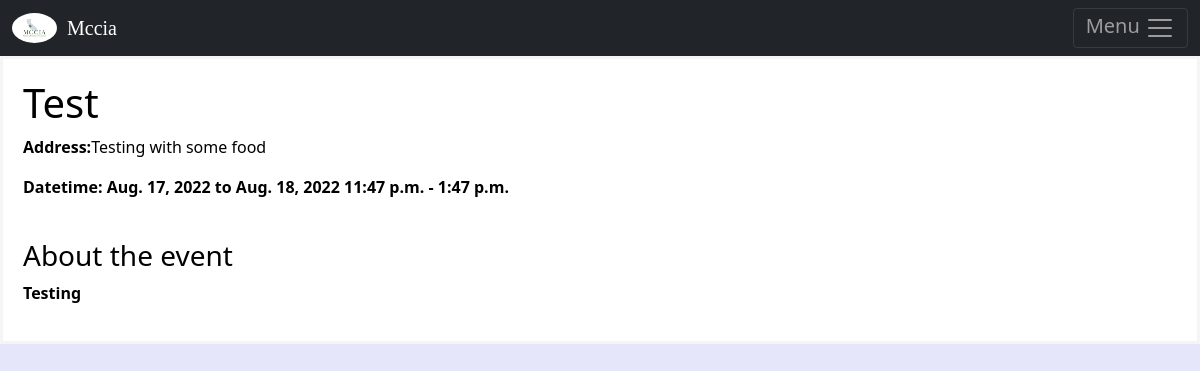
/eventdetails-4, run on an earlier commit of the app's database.
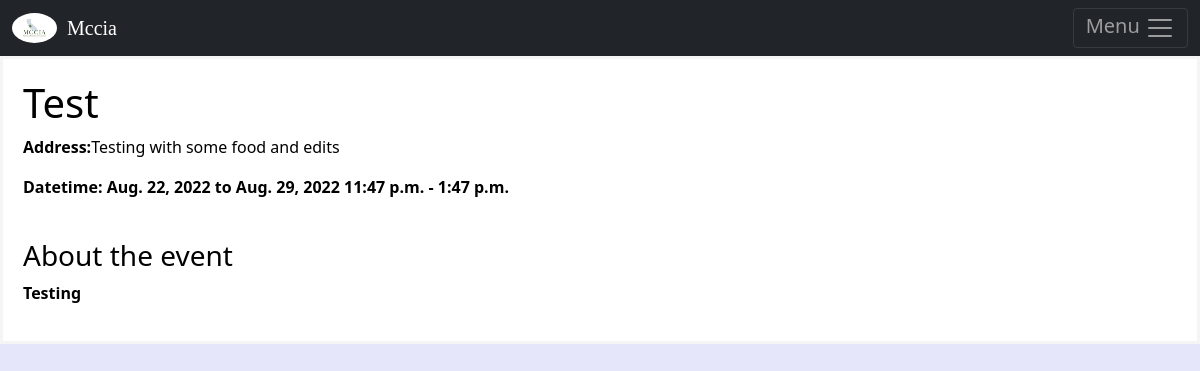
And on a later commit of the database.
### mapeventApp/models.py (models this page shows, shortened)
class AddEvent(models.Model):
		event = models.CharField(max_length=122)
		info = models.TextField()
		eventaddress = models.TextField()
		fromdate = models.DateField(max_length=122)
		todate= models.DateField(max_length=122)
		fromtime = models.TimeField()
		totime= models.TimeField()
		lat = models.CharField(max_length=122)
		lang = models.CharField(max_length=122,default='')
		icon = models.CharField(max_length=122)
		location = models.CharField(max_length=122,default='')
		eventermail = models.CharField(max_length=122,default='bankpay980@gmail.com')
		city = models.CharField(max_length=122,default='pune')
		locate = models.CharField(max_length=122,default='dadar')
		objects = models.Manager()

### mapeventApp/home.py (the view)
# urls.py: path('eventdetails-<event_id>',home.eventdetail, name='eventdetails'),
def eventdetail(request,event_id):
			eventsinfo = AddEvent.objects.filter(id= event_id).all()
			return render(request,'eventdetail.html',{'eventinfo':eventsinfo})

### templates/eventdetail.html (shortened to what this page needs)
{% extends 'base.html' %}
{% block content %}
<div class="msg8">
{% for event in eventinfo %}
<h1 class="nm">{{ event.event }}</h1>
<p ><strong>Address:</strong>{{ event.eventaddress}}</p>
<p><strong>Datetime: {{ event.fromdate }} to {{event.todate}} {{event.fromtime}} - {{event.totime}}</p><br>
<h3>About the event</h3>
<p>{{event.info}}</p>
{% endfor %}
</div>
{% endblock %}

What changed in the data, as far as the page shows it:
changed AddEvent "Test": eventaddress "Testing with some food" → "Testing with some food and edits"; fromdate "Aug. 17, 2022" → "Aug. 22, 2022"; todate "Aug. 18, 2022" → "Aug. 29, 2022"
